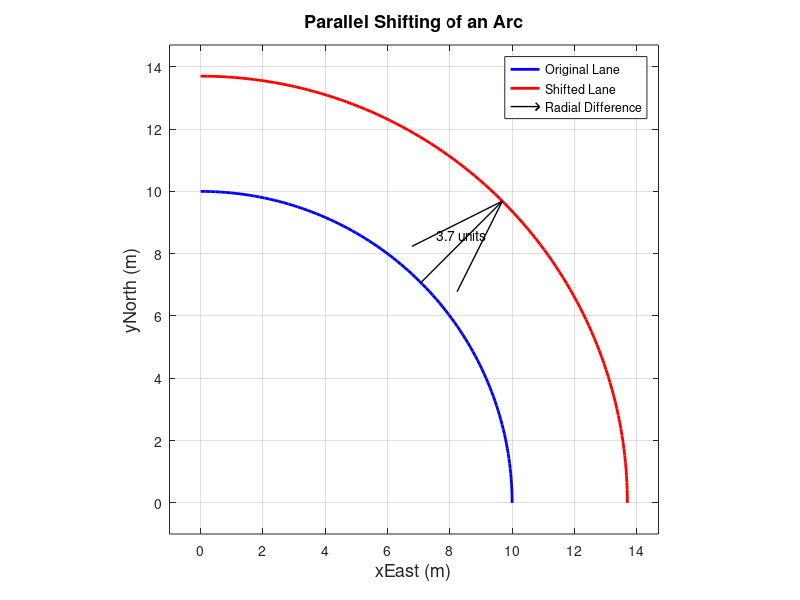

This chart was generated by the following MATLAB code:
% Define parameters
center = [0, 0]; % Center of the arcs
radius1 = 10; % Radius of the first arc (original lane)
radius2 = radius1 + 3.7; % Radius of the second arc (shifted lane)
theta = linspace(0, pi/2, 100); % Define the angle from 0 to 90 degrees

% Calculate coordinates for the first arc
x_arc1 = center(1) + radius1 * cos(theta);
y_arc1 = center(2) + radius1 * sin(theta);

% Calculate coordinates for the second arc
x_arc2 = center(1) + radius2 * cos(theta);
y_arc2 = center(2) + radius2 * sin(theta);

% Calculate a point in the middle of the arcs for the quiver
mid_theta = pi/4; % Midpoint angle for demonstration (45 degrees)
x_quiver_start = center(1) + radius1 * cos(mid_theta);
y_quiver_start = center(2) + radius1 * sin(mid_theta);
x_quiver_end = center(1) + radius2 * cos(mid_theta);
y_quiver_end = center(2) + radius2 * sin(mid_theta);

% Open a new figure
figure;

% Plot the first arc
plot(x_arc1, y_arc1, 'b', 'LineWidth', 2);
hold on;

% Plot the second arc
plot(x_arc2, y_arc2, 'r', 'LineWidth', 2);

% Plot the radial difference with quiver
quiver(x_quiver_start, y_quiver_start, x_quiver_end - x_quiver_start, y_quiver_end - y_quiver_start, 0, 'k', 'LineWidth', 1, 'MaxHeadSize', 0.5);

% Annotate the radial difference
text((x_quiver_start + x_quiver_end)/2, (y_quiver_start + y_quiver_end)/2, sprintf('3.7 units'), 'VerticalAlignment', 'bottom', 'HorizontalAlignment', 'center');

% Set up plot limits
axis equal;
xlim([min([x_arc1, x_arc2])-1, max([x_arc1, x_arc2])+1]);
ylim([min([y_arc1, y_arc2])-1, max([y_arc1, y_arc2])+1]);

% Add labels and title
xlabel('xEast (m)','FontSize',13);
ylabel('yNorth (m)','FontSize',13);
title('Parallel Shifting of an Arc','FontSize',13);

% Add grid
grid on;

% Add legend
legend('Original Lane', 'Shifted Lane', 'Radial Difference');
